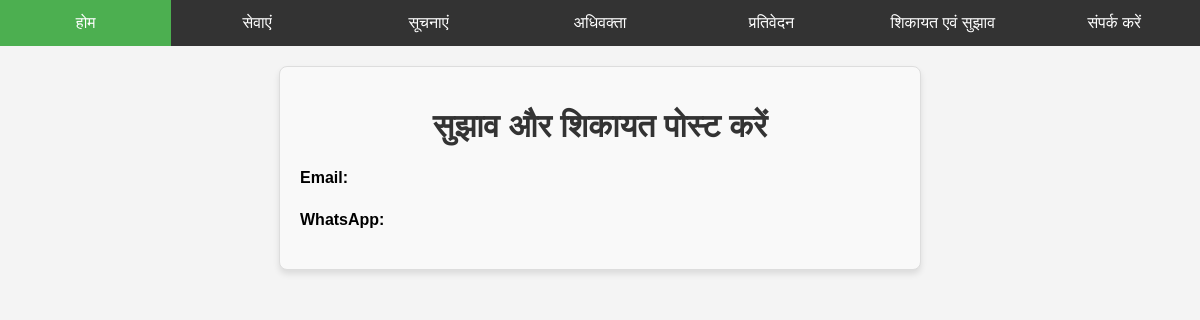
Page /contact//complaint on the earlier database version.
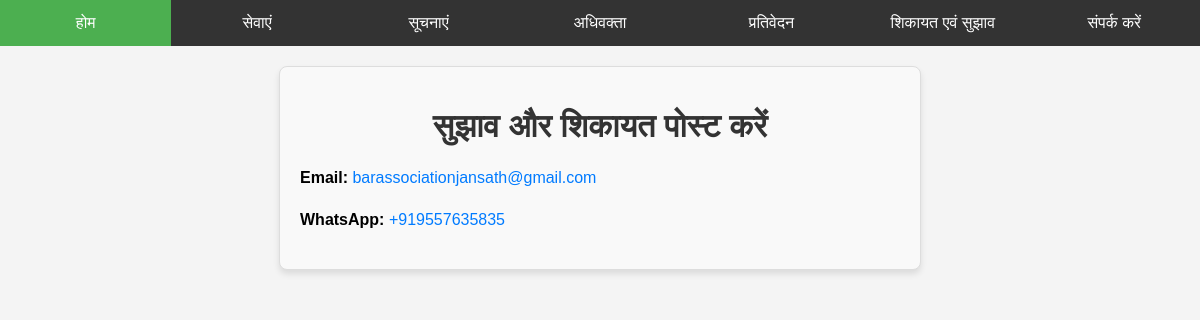
Same page on the later database version.
### contact/models.py (models this page shows, shortened)
class ContactUs(models.Model):
    name = models.CharField(max_length=100)
    email = models.EmailField()
    phone = models.CharField(max_length=15)
    address = models.CharField(max_length=255)
    message = models.TextField()

### contact/views.py (the view)
# urls.py: path("/complaint", views.compaint, name="complaint"),
def compaint(request):
    contact = ContactUs.objects.first()
    return render(request, 'complaint.html', context={"contact": contact})

### contact/templates/complaint.html (shortened to what this page needs)
{% extends "base.html" %}
{% block content %}
<div class="contact-details">
    <h1>सुझाव और शिकायत पोस्ट करें</h1>
    <p><strong>Email:</strong> <a href="mailto:{{ contact.email }}">{{ contact.email }}</a></p>
    <p><strong>WhatsApp:</strong> <a href="tel:{{ contact.phone }}">{{ contact.phone }}</a></p>
</div>
{% endblock content %}

Differences in the rows shown:
added ContactUs: email "barassociationjansath@gmail.com", phone "+919557635835"
